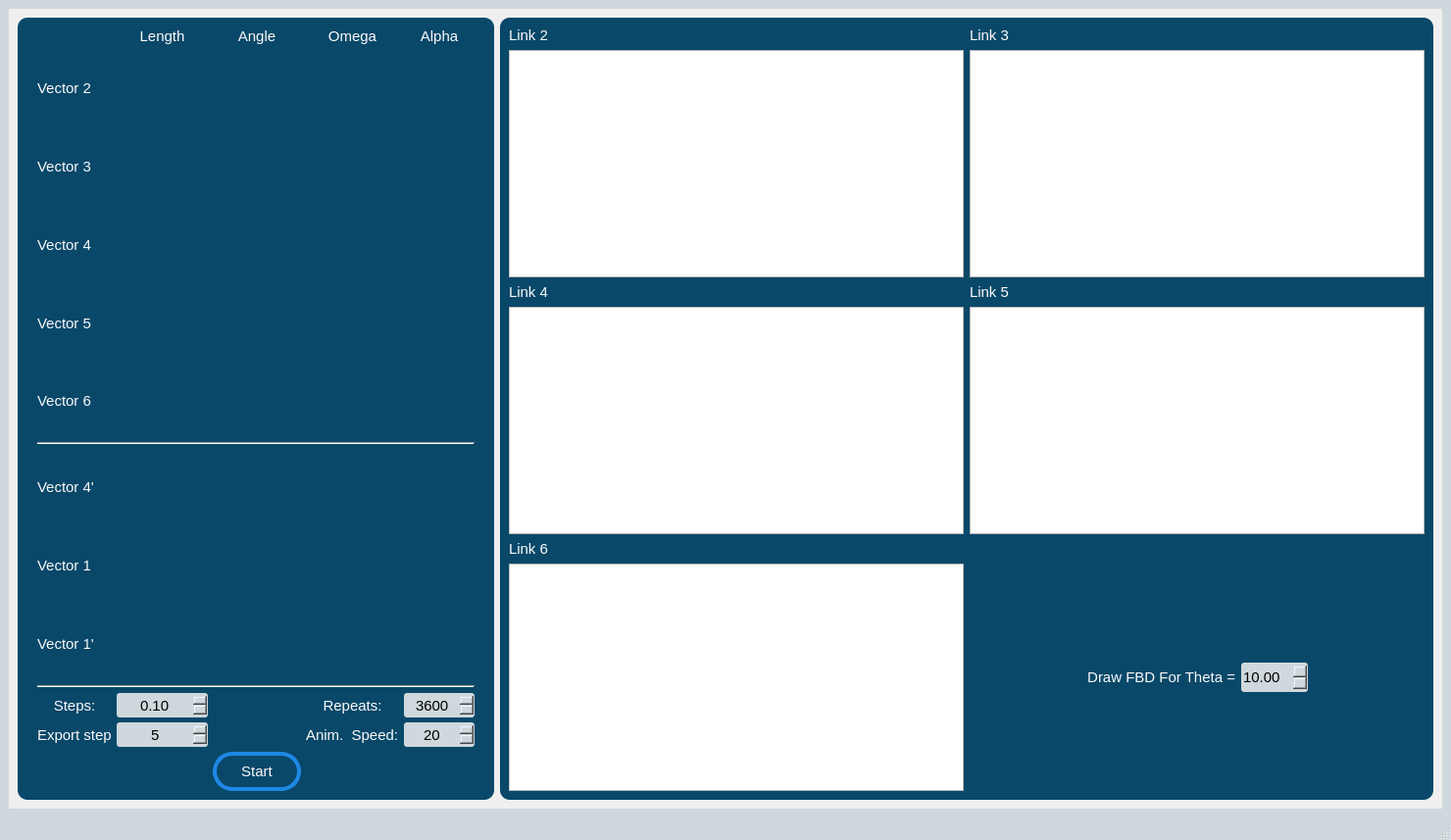
<?xml version="1.0" encoding="UTF-8"?>
<ui version="4.0">
 <class>MainWindow</class>
 <widget class="QMainWindow" name="MainWindow">
  <property name="geometry">
   <rect>
    <x>0</x>
    <y>0</y>
    <width>1480</width>
    <height>857</height>
   </rect>
  </property>
  <property name="windowTitle">
   <string>MainWindow</string>
  </property>
  <property name="styleSheet">
   <string notr="true">*{font-family: &quot;Calibri&quot;;
font-size:15px;
}

QCheckBox{color:#fafafa}

QComboBox{background-color:#cfd8dc; border-radius:10px; color: #000000 }
QComboBox::drop-down 
{
    border: 0px; /* This seems to replace the whole arrow of the combo box */
}
QComboBox::down-arrow {

    width: 14px;
    height: 14px;
}



.QMainWindow{background-color:#cfd8dc;}

QGroupBox{background-color:#094869;

border-radius:10px;}



QSpinBox{background-color:#cfd8dc; border-radius:3px;color:black;}
QSpinBox::drop-down 
{

    border: 1px; /* This seems to replace the whole arrow of the combo box */
}
QSpinBox::down-arrow {

    width: 14px;
    height: 14px;
}
QSpinBox::up-arrow {

    width: 14px;
    height: 14px;

}
QSpinBox::disabled{ background-color:#e0e0e0;; border-radius:3px;color: #455A64;}


QDoubleSpinBox{background-color:#cfd8dc;; border-radius:3px;color: #000000;}
QDoubleSpinBox::drop-down 
{
    border: 1px; /* This seems to replace the whole arrow of the combo box */
}
QDoubleSpinBox::down-arrow {


    width: 14px;
    height: 14px;
}
QDoubleSpinBox::up-arrow {

    width: 14px;
    height: 14px;

}
QDoubleSpinBox::disabled{ background-color:#e0e0e0;; border-radius:3px;color: #455A64;}

QLineEdit{background-color:#cfd8dc; border-radius:3px;color: #000000}

</string>
  </property>
  <widget class="QWidget" name="centralwidget">
   <layout class="QVBoxLayout" name="verticalLayout">
    <item>
     <widget class="QScrollArea" name="scrollArea_3">
      <property name="frameShape">
       <enum>QFrame::NoFrame</enum>
      </property>
      <property name="widgetResizable">
       <bool>true</bool>
      </property>
      <widget class="QWidget" name="scrollAreaWidgetContents_3">
       <property name="geometry">
        <rect>
         <x>0</x>
         <y>0</y>
         <width>1458</width>
         <height>788</height>
        </rect>
       </property>
       <layout class="QVBoxLayout" name="verticalLayout_6">
        <item>
         <layout class="QHBoxLayout" name="horizontalLayout">
          <item>
           <widget class="QGroupBox" name="groupBox_inputs">
            <property name="minimumSize">
             <size>
              <width>350</width>
              <height>500</height>
             </size>
            </property>
            <property name="maximumSize">
             <size>
              <width>500</width>
              <height>16777215</height>
             </size>
            </property>
            <property name="styleSheet">
             <string notr="true">QLabel{font-family: &quot;Calibri&quot;;
font-size:15px;
color:#fafafa;
}</string>
            </property>
            <property name="title">
             <string/>
            </property>
            <layout class="QGridLayout" name="gridLayout">
             <property name="leftMargin">
              <number>20</number>
             </property>
             <property name="rightMargin">
              <number>20</number>
             </property>
             <property name="spacing">
              <number>5</number>
             </property>
             <item row="12" column="3">
              <widget class="QLabel" name="label_19">
               <property name="text">
                <string>Anim.  Speed:</string>
               </property>
              </widget>
             </item>
             <item row="0" column="4">
              <widget class="QLabel" name="label_12">
               <property name="text">
                <string>Alpha</string>
               </property>
               <property name="alignment">
                <set>Qt::AlignCenter</set>
               </property>
              </widget>
             </item>
             <item row="11" column="3">
              <widget class="QLabel" name="label_14">
               <property name="text">
                <string>Repeats:</string>
               </property>
               <property name="alignment">
                <set>Qt::AlignCenter</set>
               </property>
              </widget>
             </item>
             <item row="11" column="1">
              <widget class="QDoubleSpinBox" name="doubleSpinBox_steps">
               <property name="minimumSize">
                <size>
                 <width>0</width>
                 <height>25</height>
                </size>
               </property>
               <property name="styleSheet">
                <string notr="true"/>
               </property>
               <property name="alignment">
                <set>Qt::AlignCenter</set>
               </property>
               <property name="accelerated">
                <bool>true</bool>
               </property>
               <property name="maximum">
                <double>100000.000000000000000</double>
               </property>
               <property name="singleStep">
                <double>0.010000000000000</double>
               </property>
               <property name="value">
                <double>0.100000000000000</double>
               </property>
              </widget>
             </item>
             <item row="2" column="0">
              <widget class="QLabel" name="label_4">
               <property name="text">
                <string>Vector 3</string>
               </property>
              </widget>
             </item>
             <item row="10" column="0" colspan="5">
              <widget class="Line" name="line">
               <property name="orientation">
                <enum>Qt::Horizontal</enum>
               </property>
              </widget>
             </item>
             <item row="4" column="0">
              <widget class="QLabel" name="label_6">
               <property name="text">
                <string>Vector 5</string>
               </property>
              </widget>
             </item>
             <item row="6" column="0" colspan="5">
              <widget class="Line" name="line_2">
               <property name="orientation">
                <enum>Qt::Horizontal</enum>
               </property>
              </widget>
             </item>
             <item row="12" column="4">
              <widget class="QSpinBox" name="spinBox_animation_speed">
               <property name="minimumSize">
                <size>
                 <width>0</width>
                 <height>25</height>
                </size>
               </property>
               <property name="styleSheet">
                <string notr="true"/>
               </property>
               <property name="alignment">
                <set>Qt::AlignCenter</set>
               </property>
               <property name="minimum">
                <number>1</number>
               </property>
               <property name="maximum">
                <number>1000</number>
               </property>
               <property name="value">
                <number>20</number>
               </property>
              </widget>
             </item>
             <item row="11" column="0">
              <widget class="QLabel" name="label_13">
               <property name="text">
                <string>Steps:</string>
               </property>
               <property name="alignment">
                <set>Qt::AlignCenter</set>
               </property>
              </widget>
             </item>
             <item row="0" column="1">
              <widget class="QLabel" name="label_2">
               <property name="maximumSize">
                <size>
                 <width>16777215</width>
                 <height>20</height>
                </size>
               </property>
               <property name="text">
                <string>Length</string>
               </property>
               <property name="alignment">
                <set>Qt::AlignCenter</set>
               </property>
              </widget>
             </item>
             <item row="0" column="3">
              <widget class="QLabel" name="label_11">
               <property name="text">
                <string>Omega</string>
               </property>
               <property name="alignment">
                <set>Qt::AlignCenter</set>
               </property>
              </widget>
             </item>
             <item row="7" column="0">
              <widget class="QLabel" name="label_8">
               <property name="text">
                <string>Vector 4'</string>
               </property>
              </widget>
             </item>
             <item row="0" column="2">
              <widget class="QLabel" name="label_3">
               <property name="maximumSize">
                <size>
                 <width>16777215</width>
                 <height>20</height>
                </size>
               </property>
               <property name="text">
                <string>Angle</string>
               </property>
               <property name="alignment">
                <set>Qt::AlignCenter</set>
               </property>
              </widget>
             </item>
             <item row="12" column="1">
              <widget class="QSpinBox" name="spinBox_export_step">
               <property name="minimumSize">
                <size>
                 <width>0</width>
                 <height>25</height>
                </size>
               </property>
               <property name="styleSheet">
                <string notr="true"/>
               </property>
               <property name="alignment">
                <set>Qt::AlignCenter</set>
               </property>
               <property name="value">
                <number>5</number>
               </property>
              </widget>
             </item>
             <item row="3" column="0">
              <widget class="QLabel" name="label_5">
               <property name="text">
                <string>Vector 4</string>
               </property>
              </widget>
             </item>
             <item row="1" column="0">
              <widget class="QLabel" name="label">
               <property name="text">
                <string>Vector 2</string>
               </property>
              </widget>
             </item>
             <item row="12" column="0">
              <widget class="QLabel" name="label_15">
               <property name="text">
                <string>Export step</string>
               </property>
              </widget>
             </item>
             <item row="5" column="0">
              <widget class="QLabel" name="label_7">
               <property name="text">
                <string>Vector 6</string>
               </property>
              </widget>
             </item>
             <item row="8" column="0">
              <widget class="QLabel" name="label_9">
               <property name="text">
                <string>Vector 1</string>
               </property>
              </widget>
             </item>
             <item row="9" column="0">
              <widget class="QLabel" name="label_10">
               <property name="text">
                <string>Vector 1'</string>
               </property>
              </widget>
             </item>
             <item row="11" column="4">
              <widget class="QSpinBox" name="spinBox_repeats">
               <property name="minimumSize">
                <size>
                 <width>0</width>
                 <height>25</height>
                </size>
               </property>
               <property name="sizeIncrement">
                <size>
                 <width>0</width>
                 <height>0</height>
                </size>
               </property>
               <property name="styleSheet">
                <string notr="true"/>
               </property>
               <property name="alignment">
                <set>Qt::AlignCenter</set>
               </property>
               <property name="accelerated">
                <bool>true</bool>
               </property>
               <property name="maximum">
                <number>10000000</number>
               </property>
               <property name="value">
                <number>3600</number>
               </property>
              </widget>
             </item>
             <item row="13" column="2">
              <widget class="QPushButton" name="pushButton_start">
               <property name="minimumSize">
                <size>
                 <width>90</width>
                 <height>40</height>
                </size>
               </property>
               <property name="styleSheet">
                <string notr="true">
.QPushButton{background-color:#094869;
color: #fafafa;
 border:4px solid #1e88e5; border-radius: 20px;}
.QPushButton:hover{background-color:#1e88e5;}
.QPushButton:disabled{background-color:#757575; border:4px solid #757575;}
</string>
               </property>
               <property name="text">
                <string>Start</string>
               </property>
              </widget>
             </item>
            </layout>
           </widget>
          </item>
          <item>
           <widget class="QGroupBox" name="groupBox_animation">
            <property name="minimumSize">
             <size>
              <width>700</width>
              <height>500</height>
             </size>
            </property>
            <property name="styleSheet">
             <string notr="true">QLabel{font-family: &quot;Calibri&quot;;
font-size:15px;
color:#fafafa;
}</string>
            </property>
            <property name="title">
             <string/>
            </property>
            <layout class="QGridLayout" name="gridLayout_2">
             <item row="1" column="0">
              <widget class="QGraphicsView" name="graphicsView_link_2">
               <property name="frameShape">
                <enum>QFrame::StyledPanel</enum>
               </property>
              </widget>
             </item>
             <item row="2" column="1">
              <widget class="QLabel" name="label_21">
               <property name="text">
                <string>Link 5</string>
               </property>
              </widget>
             </item>
             <item row="3" column="0">
              <widget class="QGraphicsView" name="graphicsView_link_4"/>
             </item>
             <item row="3" column="1">
              <widget class="QGraphicsView" name="graphicsView_link_5"/>
             </item>
             <item row="1" column="1">
              <widget class="QGraphicsView" name="graphicsView_link_3"/>
             </item>
             <item row="5" column="0">
              <widget class="QGraphicsView" name="graphicsView_link_6"/>
             </item>
             <item row="2" column="0">
              <widget class="QLabel" name="label_20">
               <property name="text">
                <string>Link 4</string>
               </property>
              </widget>
             </item>
             <item row="0" column="0">
              <widget class="QLabel" name="label_17">
               <property name="text">
                <string>Link 2</string>
               </property>
              </widget>
             </item>
             <item row="5" column="1">
              <layout class="QHBoxLayout" name="horizontalLayout_2">
               <item>
                <spacer name="horizontalSpacer_2">
                 <property name="orientation">
                  <enum>Qt::Horizontal</enum>
                 </property>
                 <property name="sizeHint" stdset="0">
                  <size>
                   <width>40</width>
                   <height>20</height>
                  </size>
                 </property>
                </spacer>
               </item>
               <item>
                <widget class="QLabel" name="label_16">
                 <property name="text">
                  <string>Draw FBD For Theta =</string>
                 </property>
                 <property name="alignment">
                  <set>Qt::AlignRight|Qt::AlignTrailing|Qt::AlignVCenter</set>
                 </property>
                </widget>
               </item>
               <item>
                <widget class="QDoubleSpinBox" name="doubleSpinBox_fbd_angle">
                 <property name="minimumSize">
                  <size>
                   <width>50</width>
                   <height>30</height>
                  </size>
                 </property>
                 <property name="maximumSize">
                  <size>
                   <width>80</width>
                   <height>16777215</height>
                  </size>
                 </property>
                 <property name="accelerated">
                  <bool>true</bool>
                 </property>
                 <property name="maximum">
                  <double>360.000000000000000</double>
                 </property>
                 <property name="singleStep">
                  <double>0.100000000000000</double>
                 </property>
                 <property name="value">
                  <double>10.000000000000000</double>
                 </property>
                </widget>
               </item>
               <item>
                <spacer name="horizontalSpacer">
                 <property name="orientation">
                  <enum>Qt::Horizontal</enum>
                 </property>
                 <property name="sizeHint" stdset="0">
                  <size>
                   <width>40</width>
                   <height>20</height>
                  </size>
                 </property>
                </spacer>
               </item>
              </layout>
             </item>
             <item row="0" column="1">
              <widget class="QLabel" name="label_18">
               <property name="text">
                <string>Link 3</string>
               </property>
              </widget>
             </item>
             <item row="4" column="0">
              <widget class="QLabel" name="label_22">
               <property name="text">
                <string>Link 6 </string>
               </property>
              </widget>
             </item>
            </layout>
           </widget>
          </item>
         </layout>
        </item>
       </layout>
      </widget>
     </widget>
    </item>
   </layout>
  </widget>
  <widget class="QMenuBar" name="menubar">
   <property name="geometry">
    <rect>
     <x>0</x>
     <y>0</y>
     <width>1480</width>
     <height>24</height>
    </rect>
   </property>
  </widget>
  <widget class="QStatusBar" name="statusbar"/>
 </widget>
 <resources/>
 <connections/>
</ui>
